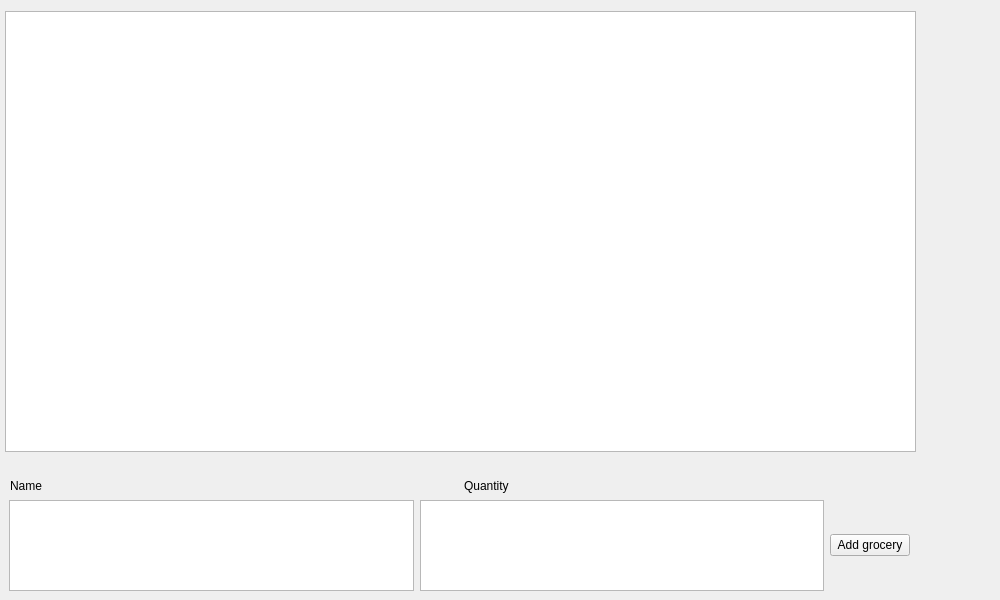
<?xml version="1.0" encoding="UTF-8"?>
<ui version="4.0">
 <class>manageGrocery</class>
 <widget class="QWidget" name="manageGrocery">
  <property name="windowModality">
   <enum>Qt::WindowModal</enum>
  </property>
  <property name="geometry">
   <rect>
    <x>0</x>
    <y>0</y>
    <width>1000</width>
    <height>600</height>
   </rect>
  </property>
  <property name="windowTitle">
   <string>Manage Grocery</string>
  </property>
  <widget class="QTableWidget" name="groceryTableWidget">
   <property name="geometry">
    <rect>
     <x>5</x>
     <y>11</y>
     <width>911</width>
     <height>441</height>
    </rect>
   </property>
  </widget>
  <widget class="QWidget" name="horizontalLayoutWidget">
   <property name="geometry">
    <rect>
     <x>10</x>
     <y>470</y>
     <width>901</width>
     <height>31</height>
    </rect>
   </property>
   <layout class="QHBoxLayout" name="horizontalLayout">
    <item>
     <widget class="QLabel" name="label_2">
      <property name="text">
       <string>Name</string>
      </property>
     </widget>
    </item>
    <item>
     <widget class="QLabel" name="label">
      <property name="text">
       <string>Quantity</string>
      </property>
     </widget>
    </item>
   </layout>
  </widget>
  <widget class="QWidget" name="horizontalLayoutWidget_2">
   <property name="geometry">
    <rect>
     <x>9</x>
     <y>500</y>
     <width>901</width>
     <height>91</height>
    </rect>
   </property>
   <layout class="QHBoxLayout" name="horizontalLayout_2">
    <item>
     <widget class="QTextEdit" name="nameEdit"/>
    </item>
    <item>
     <widget class="QTextEdit" name="quantityEdit"/>
    </item>
    <item>
     <widget class="QPushButton" name="addGroceryButton">
      <property name="text">
       <string>Add grocery</string>
      </property>
     </widget>
    </item>
   </layout>
  </widget>
 </widget>
 <resources/>
 <connections/>
</ui>
